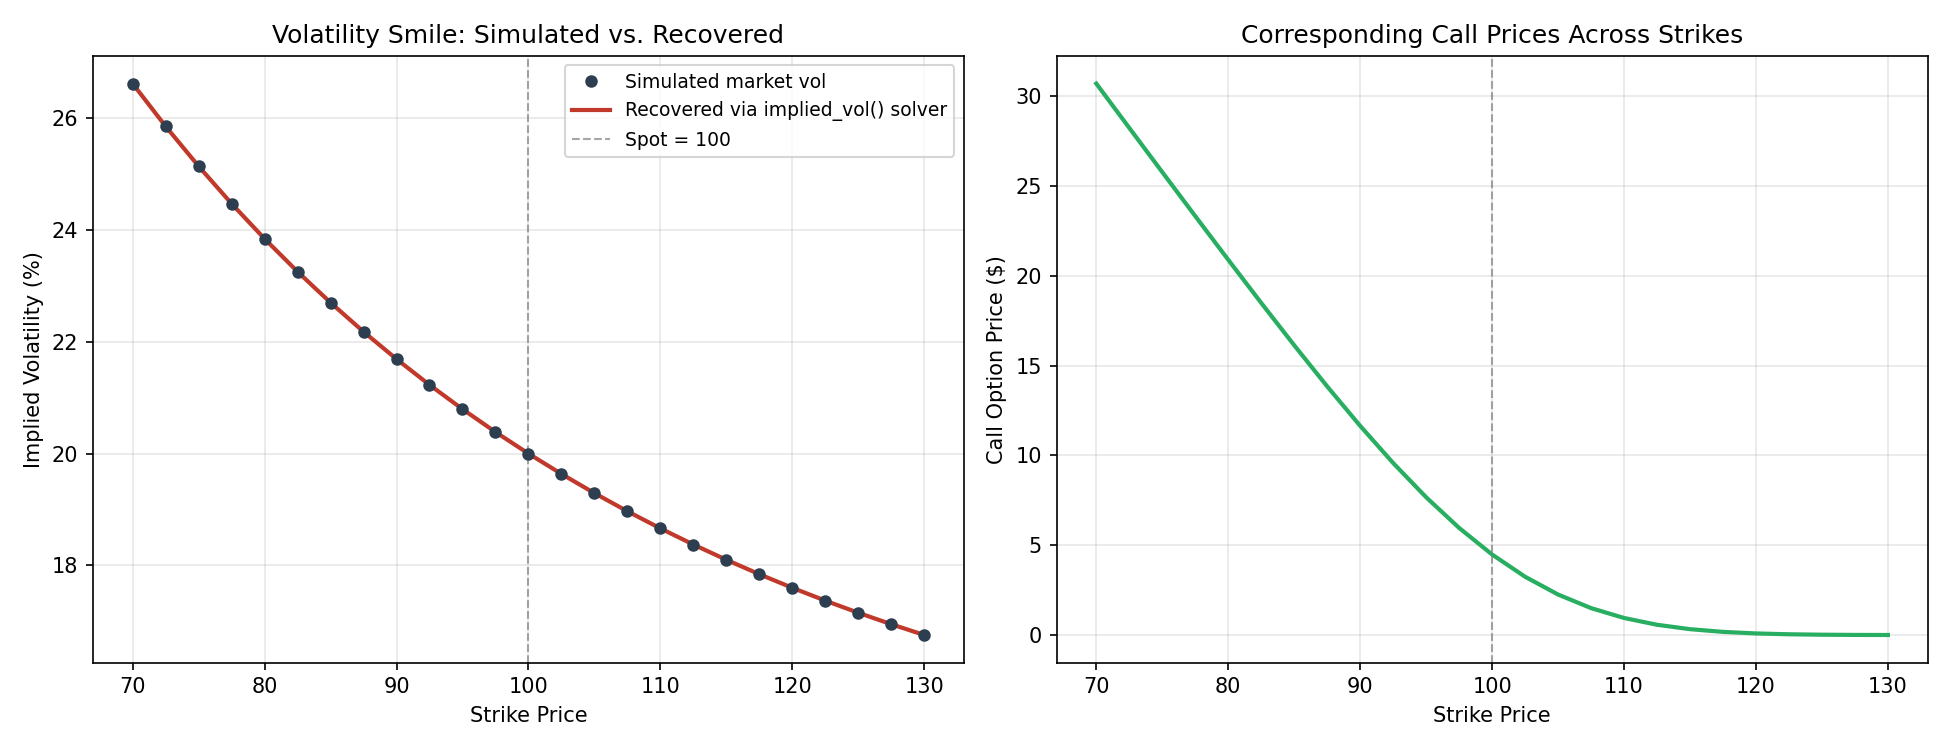

Write the Python code that produced this figure.
"""
vol_smile.py

Demonstrates the "volatility smile" -- the well-known empirical pattern where
implied volatility varies by strike price, even though Black-Scholes assumes
a single constant volatility for all strikes.

Since this project doesn't pull live market data, we simulate a realistic
smile using a simple parametric model (an SVI-style skew), then run OUR
implied_vol() solver on the simulated market prices to recover the smile --
proving the whole pipeline (pricing -> market prices -> implied vol solving)
works end to end, the same way a trading desk would use it on real quotes.

Author: Sa'Mara Roberts
"""

import numpy as np
import matplotlib.pyplot as plt
from black_scholes import bs_price, implied_vol


def simulate_market_vol(strike, spot, atm_vol=0.20, skew=-0.15, curvature=0.10):
    """
    A simple parametric smile: vol rises as strikes move away from the money,
    with negative skew (puts trade at higher implied vol than calls) -- the
    classic equity index pattern that's been persistent since the 1987 crash,
    when the market started pricing in crash/tail risk asymmetrically.

    This is a simulation for demonstration purposes, not a calibrated model.
    """
    moneyness = np.log(strike / spot)
    return atm_vol + skew * moneyness + curvature * moneyness ** 2


def build_smile(spot=100, r=0.04, T=0.25, strikes=None):
    """
    For a range of strikes:
      1. Assign each strike a "true" simulated market vol (the smile we're
         trying to recover).
      2. Price a call at that vol to get a synthetic "market price".
      3. Feed that market price back into our implied_vol() solver.
      4. Compare recovered vol to the true simulated vol.

    Returns a dict of arrays: strikes, true_vols, market_prices, implied_vols.
    """
    if strikes is None:
        strikes = np.linspace(70, 130, 25)

    true_vols = np.array([simulate_market_vol(k, spot) for k in strikes])
    market_prices = np.array([
        bs_price(spot, k, T, r, v, "call") for k, v in zip(strikes, true_vols)
    ])
    recovered_vols = np.array([
        implied_vol(p, spot, k, T, r, "call")
        for p, k in zip(market_prices, strikes)
    ])

    return {
        "strikes": strikes,
        "true_vols": true_vols,
        "market_prices": market_prices,
        "implied_vols": recovered_vols,
        "spot": spot,
    }


def plot_smile(data, save_path="vol_smile.png"):
    strikes = data["strikes"]
    spot = data["spot"]

    fig, axes = plt.subplots(1, 2, figsize=(13, 5))

    # --- Left panel: the smile itself ---
    ax = axes[0]
    ax.plot(strikes, data["true_vols"] * 100, 'o', color='#2c3e50',
             markersize=5, label="Simulated market vol", zorder=3)
    ax.plot(strikes, data["implied_vols"] * 100, '-', color='#c0392b',
             linewidth=2, label="Recovered via implied_vol() solver", zorder=2)
    ax.axvline(spot, color='gray', linestyle='--', linewidth=1, alpha=0.7,
                label=f"Spot = {spot}")
    ax.set_xlabel("Strike Price")
    ax.set_ylabel("Implied Volatility (%)")
    ax.set_title("Volatility Smile: Simulated vs. Recovered")
    ax.legend(fontsize=9)
    ax.grid(alpha=0.3)

    # --- Right panel: option price curve for context ---
    ax2 = axes[1]
    ax2.plot(strikes, data["market_prices"], color='#27ae60', linewidth=2)
    ax2.axvline(spot, color='gray', linestyle='--', linewidth=1, alpha=0.7)
    ax2.set_xlabel("Strike Price")
    ax2.set_ylabel("Call Option Price ($)")
    ax2.set_title("Corresponding Call Prices Across Strikes")
    ax2.grid(alpha=0.3)

    plt.tight_layout()
    plt.savefig(save_path, dpi=150)
    print(f"Saved plot to {save_path}")

    max_diff = np.max(np.abs(data["true_vols"] - data["implied_vols"]))
    print(f"Max difference between simulated and recovered vol: {max_diff:.2e} "
          f"(confirms the solver recovers the smile essentially exactly)")


if __name__ == "__main__":
    data = build_smile()
    plot_smile(data)
